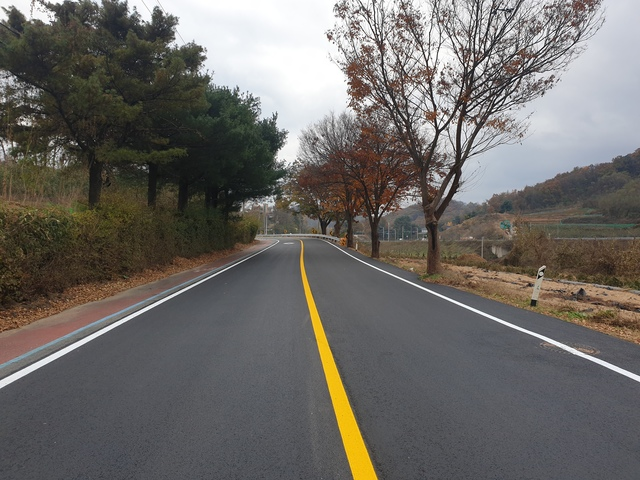
#> input picture opencv/data/road.jpg, 640 x 480 px, found by its file name
$ jupyter execute road_labeling.ipynb
#> lines starting #> are read from the running program, lines starting #| are printed output that depends on the picture; after the words box and inside, x2 and y2 are one past the last pixel; in counts of white or black regions, pixels touching at a corner belong together
### labeling

- 객체 구역을 영역 단위로 분석하는 것
- 서로 연결되어 있는 객체 픽셀에 고유한 번호를 지정하는 작업
- labeling function -> cv2.connectedComponentsWithStats : 객체 정보를 함께 반환

### 특정 색상 영역 추출
- HSV 사용하는 것이 좋다
    - RGB는 어두운 사진에서 색상 영역 추출하면 잘 안됨
    - HSV는 H,S로 색상을 조절하고 V는 밝기를 조절하므로 H와 S 범위만 지정해 준다면 어두운 영상에서도 색상 영역 추출 가능

### cv2.inRange(src, lowerb, upperb, dst=None) -> dst

-  src: 입력 행렬
- lowerb: 하한 값 행렬 또는 스칼라
- upperb: 상한 값 행렬 또는 스칼라
- dst: 입력 영상과 같은 크기의 마스크 영상. (numpy.uint8) 범위 안에 들어가는 픽셀은 255, 나머지는 0으로 설정

### cv2.connectedComponentsWithStats(image, labels = None, stats = None, centroids = None, connectivity = None, ltype = None)

- image : 8 bit 1 channel
- labels : label map 형성, 입력 영상과 같은 크기
- stats : 각 객체의 바운딩 박스, 픽셀 개수 정보를 담은 행렬
- connectivity : 픽셀 연결 관계
- centroids : 각 객체의 무게 중심 위치 정보를 담은 행렬
- ltype : labels 행렬 타입

[cell 1]
import cv2
import numpy as np

img = cv2.imread('/home/kkyu/amr_ws/opencv/data/road.jpg', cv2.IMREAD_COLOR)
#> img is the input picture: shape (480, 640, 3); mean B, G, R 101.1, 104.8, 107.8
img = cv2.resize(img, (600, 480))
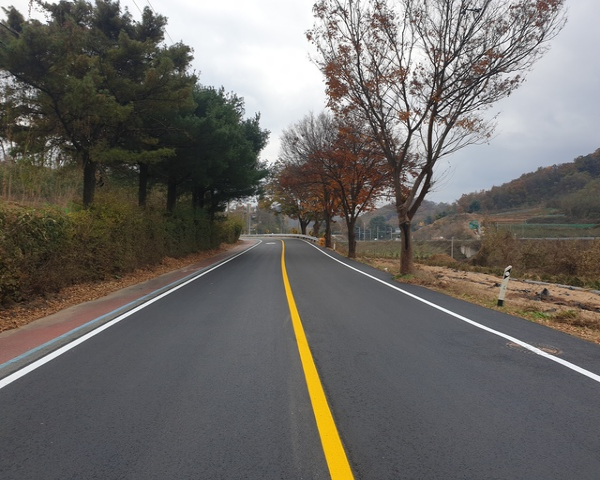
#> img: shape (480, 600, 3); mean B, G, R 101.2, 104.8, 107.8

# ROI 설정
ROI = img[250:480, 0:600]
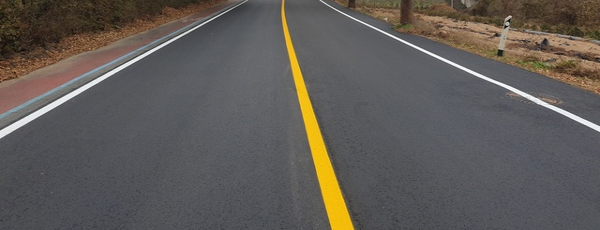
#> ROI: shape (230, 600, 3); mean B, G, R 87.4, 91.1, 95.5
HSV = cv2.cvtColor(ROI, cv2.COLOR_BGR2HSV)
#> HSV: shape (230, 600, 3); mean H, S, V 88.2, 38.2, 99.9

# 흰색 마스크 생성
lower_white = np.array([0, 0, 200], dtype=np.uint8) # 주어진 이미지에서 파란색과 녹색 값이 0이고, 빨간색 값이 200 이상인 픽셀을 흰색으로 표시하도록 정의
upper_white = np.array([180, 255, 255], dtype=np.uint8) # 주어진 이미지에서 파란색은 180, 녹색 값이 255이고, 빨간색 값이 255 이상인 픽셀을 흰색으로 표시하도록 정의
white_mask = cv2.inRange(HSV, lower_white, upper_white) # 특정 색상 영역 추출
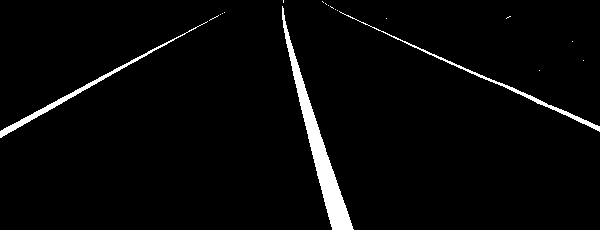
#> white_mask: shape (230, 600); 3.1% white; 19 white regions (16 under 20 px), largest, box (x1, y1, x2, y2) and area: (282, 6, 354, 230) 2674, (0, 21, 208, 138) 870, (339, 11, 600, 132) 756

# 라벨링 수행
num_labels, labels, stats, centroids = cv2.connectedComponentsWithStats(white_mask, connectivity=8)
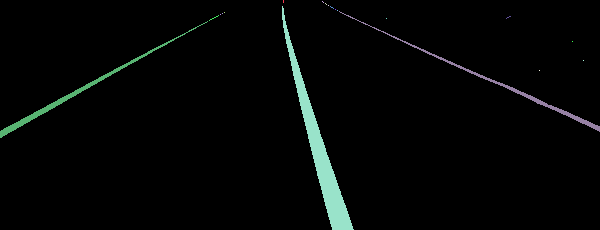
#> labels: shape (230, 600) int32; 20 distinct labels, from 0 to 19; one colour per label, 0 black
#> num_labels = 20; stats = 20 rows, first 6: [0, 0, 600, 230, 133664], [283, 0, 1, 3, 3], [322, 1, 2, 2, 2], [325, 3, 2, 2, 2], [328, 5, 1, 1, 1], [282, 6, 72, 224, 2674]; centroids = 20 rows, first 8: [299.4, 114.1], [283, 1], [322.5, 1.5], [325.5, 3.5], [328, 5], [318.7, 149.4], [331.5, 7], [335, 9]

# 라벨별로 색상 지정 (예: 랜덤 색상)
label_colors = np.random.randint(0, 255, size=(num_labels, 3), dtype=np.uint8)
#> label_colors = 20 rows, first 8: [172, 10, 127], [140, 47, 170], [196, 151, 117], [166, 22, 183], [192, 204, 33], [216, 67, 179], [78, 154, 251], [82, 162, 219]

# 원본 이미지에 라벨 적용
labeled_img = np.zeros_like(ROI)
for label in range(1, num_labels):
    labeled_img[labels == label] = label_colors[label]
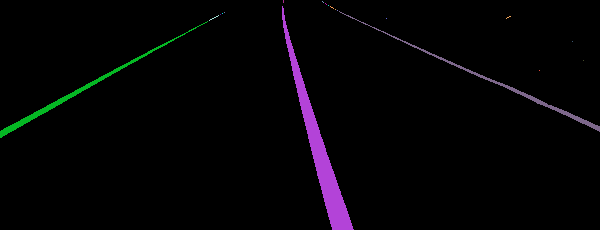
#> labeled_img: shape (230, 600, 3); mean of channels 0, 1, 2 5.2, 3.1, 4.2; drawn as B, G, R

# 결과 출력
cv2.imshow("ORIGINAL IMAGE", ROI)
cv2.imshow("HSV IMAGE", white_mask)
cv2.imshow("Labeled Image", labeled_img)

cv2.waitKey(0)
cv2.destroyAllWindows()
